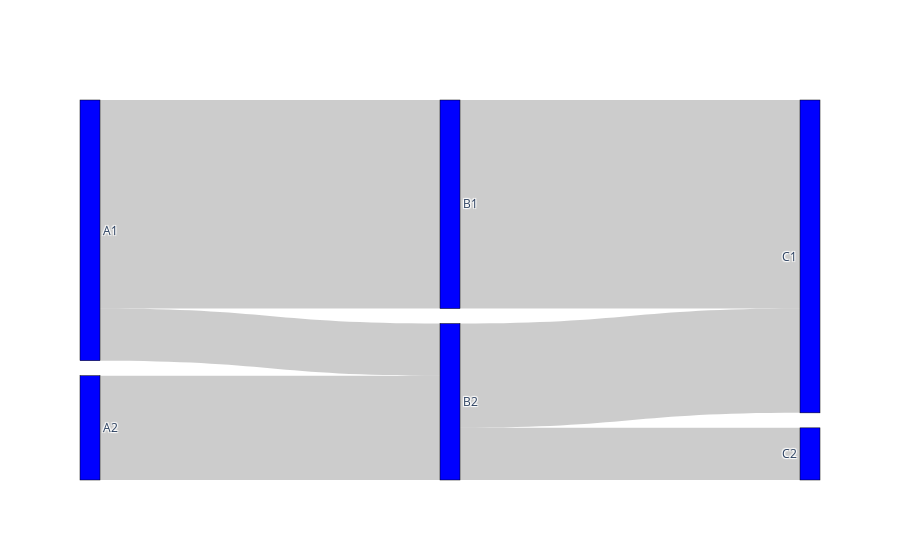

The notebook cell saved with this chart:
### Code cell
fig = go.Figure(data=[go.Sankey(
    node = dict(
      pad = 15,
      thickness = 20,
      line = dict(color = "black", width = 0.5),
      label = ["Song 1", "Song 2"],
      color = "blue"
    ),
    link = dict(
      source = [0, 1, 0, 2, 3, 3],
      target = [2, 3, 3, 4, 4, 5],
      value = [8, 4, 2, 8, 4, 2]
  ))])

fig.show()

### Figure 1 — Plotly figure (JSON) as saved in the notebook; plotly's stock layout.template omitted (floating-point values rounded to 4 significant figures)
{"data": [{"link": {"source": [0, 1, 0, 2, 3, 3], "target": [2, 3, 3, 4, 4, 5], "value": [8, 4, 2, 8, 4, 2]}, "node": {"color": "blue", "label": ["A1", "A2", "B1", "B2", "C1", "C2"], "line": {"color": "black", "width": 0.5}, "pad": 15, "thickness": 20}, "type": "sankey"}], "layout": {}}
